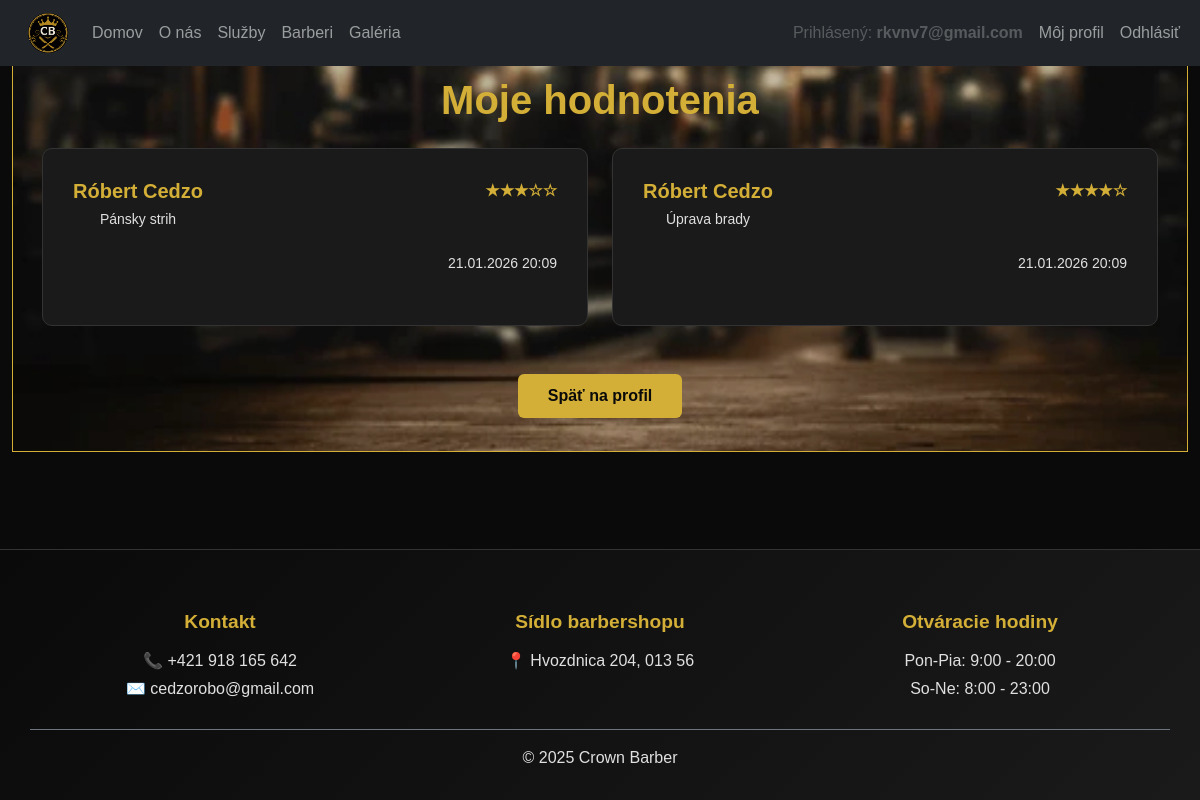
/?c=review (signed in), run on the app's committed database.
### tables this page shows
CREATE TABLE `reviews` (
                           `id` int(11) NOT NULL AUTO_INCREMENT,
                           `user_id` int(11) NOT NULL,
                           `barber_id` int(11) NOT NULL,
                           `reservation_id` int(11) DEFAULT NULL,
                           `rating` int(11) NOT NULL,
                           `created_at` datetime NOT NULL DEFAULT current_timestamp(),
                           PRIMARY KEY (`id`),
                           UNIQUE KEY `unique_reservation_review` (`reservation_id`),
                           KEY `barber_id` (`barber_id`),
                           KEY `user_id` (`user_id`),
                           KEY `reservation_id` (`reservation_id`),
                           CONSTRAINT `reviews_ibfk_2` FOREIGN KEY (`barber_id`) REFERENCES `barbers` (`id`) ON DELETE CASCADE,
                           CONSTRAINT `reviews_ibfk_3` FOREIGN KEY (`user_id`) REFERENCES `users` (`id`) ON DELETE CASCADE,
                           CONSTRAINT `reviews_ibfk_4` FOREIGN KEY (`reservation_id`) REFERENCES `reservations` (`id`) ON DELETE SET NULL
);

CREATE TABLE `users` (
                         `id` int(11) NOT NULL AUTO_INCREMENT,
                         `fullname` varchar(100) NOT NULL,
                         `email` varchar(200) NOT NULL,
                         `password` varchar(255) NOT NULL,
                         `phone` varchar(13) DEFAULT NULL,
                         `permissions` int(1) NOT NULL,
                         `created_at` datetime NOT NULL DEFAULT current_timestamp(),
                         `last_login` datetime DEFAULT NULL,
                         PRIMARY KEY (`id`)
);

CREATE TABLE `services` (
                            `id` int(11) NOT NULL AUTO_INCREMENT,
                            `title` varchar(100) NOT NULL,
                            `price` int(11) NOT NULL,
                            `duration` int(11) NOT NULL,
                            `description` varchar(500) DEFAULT NULL,
                            PRIMARY KEY (`id`)
);

### Framework/Http/Responses/Response.php (called while the page is built, shortened)
<?php
abstract class Response
{
    public function send(): void
    {
        $this->generate();
    }
}

### public/index.php (called while the page is built, shortened)
<?php
require __DIR__ . '/../Framework/ClassLoader.php';
try {
    $app = new App();
    $app->run();
} catch (Exception $e) {
    die('An error occurred: ' . $e->getMessage());
}

### Framework/ClassLoader.php (called while the page is built, shortened)
<?php
class ClassLoader
{
    public static function Boot(): void
    {
        spl_autoload_register(function ($class_name) {
            $baseDir = realpath(dirname(__DIR__));
            $relativePath = str_replace('\\', DIRECTORY_SEPARATOR, ltrim($class_name, '\\')) . '.php';
            $file = $baseDir . DIRECTORY_SEPARATOR . $relativePath;
        });
    }
}

### Framework/Core/BaseController.php (called while the page is built, shortened)
<?php
abstract class BaseController
{
    public function setApp(App $app): void
    {
        $this->app = $app;
    }
}

### Framework/Auth/SessionAuthenticator.php (called while the page is built, shortened)
<?php
abstract class SessionAuthenticator implements IAuthenticator
{
    private Session $session;
    public function __construct(App $app)
    {
        $this->app = $app;
        $this->session = $this->app->getSession();
    }
    public function getUser(): AppUser
    {
        $identity = $this->session->get(Configuration::IDENTITY_SESSION_KEY);
        return new AppUser($identity);
    }
}

### Framework/Http/Session.php (called while the page is built, shortened)
<?php
class Session
{
    private ?array $sessionData = null;
    public function __construct()
    {
        $this->sessionData = &$_SESSION;
    }
    public function get(string $key, mixed $default = null): mixed
    {
        return $this->sessionData[$key] ?? $default;
    }
}

### Framework/Auth/AppUser.php (called while the page is built, shortened)
<?php
class AppUser
{
    private ?IIdentity $identity;
    public function __construct(?IIdentity $identity = null)
    {
        $this->identity = $identity;
    }
    public function getIdentity(): ?IIdentity
    {
        return $this->identity;
    }
}

### App/Controllers/ReviewController.php (called while the page is built, shortened)
<?php
class ReviewController extends BaseController
{
    public function index(Request $request): Response
    {
        $identity = $this->app->getAuthenticator()->getUser()->getIdentity();
        $user = $identity;
        $reviews = Review::getAll(
            'user_id = ?',
            [$user->getId()],
            'created_at DESC'
        );
        return $this->html([
            'reviews' => $reviews
        ], 'index');
    }
}

### App/Models/User.php (called while the page is built, shortened)
<?php
class User extends Model implements IIdentity
{
    protected int $id;
    public function getId(): int
    {
        return $this->id;
    }
}

### Framework/Core/Model.php (called while the page is built, shortened)
<?php
abstract class Model implements \JsonSerializable
{
    protected static array $columnsMap = [];
    private static array $dbColumns = [];
    private static array $modelProperties = [];
    private static IDbConvention $dbConventions;
    protected static function getTableName(): string
    {
        return self::getConventions()->getTableName(get_called_class());
    }
    protected static function getColumnsMap(): array
    {
        return static::$columnsMap ?? [];
    }
    public static function getAll(
        ?string $whereClause = null,
        array   $whereParams = [],
        ?string $orderBy = null,
        ?int    $limit = null,
        ?int    $offset = null
    ): array
    {
        try {
            $sql = "SELECT " . static::getDBColumnNamesList() . " FROM `" . static::getTableName() . "`";
            if ($whereClause != null) {
                $sql .= " WHERE $whereClause";
            }
            if ($orderBy !== null) {
                $sql .= " ORDER BY $orderBy";
            }
            $stmt = Connection::getInstance()->prepare($sql);
            $stmt->execute($whereParams);
            $models = $stmt->fetchAll(PDO::FETCH_CLASS | PDO::FETCH_PROPS_LATE, static::class);
            return $models;
        } catch (PDOException $exception) {
            throw new Exception('Query failed: ' . $exception->getMessage(), 0, $exception);
        }
    }
    private static function getDbColumns(): array
    {
        if (isset(self::$dbColumns[static::class])) {
            return self::$dbColumns[static::class];
        }
        try {
            $sql = "DESCRIBE " . static::getTableName();
            $stmt = Connection::getInstance()->prepare($sql);
            $stmt->execute([]);
            self::$dbColumns[static::class] = array_column($stmt->fetchAll(), 'Field');
            return self::$dbColumns[static::class];
        } catch (PDOException $exception) {
            throw new Exception('Query failed: ' . $exception->getMessage(), 0, $exception);
        }
    }
    private static function getModelProperties(): array
    {
        if (isset(self::$modelProperties[static::class])) {
            return self::$modelProperties[static::class];
        }
        $reflection = new \ReflectionClass(static::class);
        $properties = [];
        foreach ($reflection->getProperties() as $property) {
            $propertyName = $property->getName();
            if ($property->isStatic()) {
                continue;
            }
            $properties[$propertyName] = true;
        }
        self::$modelProperties[static::class] = $properties;
        return $properties;
    }
    private static function getDBColumnNamesList(): string
    {
        $dbColumns = [];
        foreach (static::getDbColumns() as $columnName) {
            $propertyName = static::toPropertyName($columnName);
            if ($propertyName != $columnName) {
                $dbColumns[] = "`$columnName` AS {$propertyName}";
            } else {
                $dbColumns[] = $columnName;
            }
        }
        return implode(', ', $dbColumns);
    }
    private static function toPropertyName(string $columnName): string
    {
        $customMapping = static::getColumnsMap();
        if (isset($customMapping[$columnName])) {
            return $customMapping[$columnName];
        } else {
            return static::getConventions()->toPropertyName($columnName);
        }
    }
    private static function getConventions(): IDbConvention
    {
        if (!isset(static::$dbConventions)) {
            static::$dbConventions = new (Configuration::DB_CONVENTIONS_CLASS)();
        }
        return static::$dbConventions;
    }
}

### Framework/Support/Inflect.php (called while the page is built, shortened)
<?php
class Inflect
{
    public static $plural = array(
        '/(quiz)$/i' => "$1zes",
        '/^(ox)$/i' => "$1en",
        '/([m|l])ouse$/i' => "$1ice",
        '/(matr|vert|ind)ix|ex$/i' => "$1ices",
        '/(x|ch|ss|sh)$/i' => "$1es",
        '/([^aeiouy]|qu)y$/i' => "$1ies",
        '/(hive)$/i' => "$1s",
        '/(?:([^f])fe|([lr])f)$/i' => "$1$2ves",
        '/(shea|lea|loa|thie)f$/i' => "$1ves",
        '/sis$/i' => "ses",
        '/([ti])um$/i' => "$1a",
        '/(tomat|potat|ech|her|vet)o$/i' => "$1oes",
        '/(bu)s$/i' => "$1ses",
        '/(alias)$/i' => "$1es",
        '/(octop)us$/i' => "$1i",
        '/(ax|test)is$/i' => "$1es",
        '/(us)$/i' => "$1es",
        '/s$/i' => "s",
        '/$/' => "s"
    );
    public static $irregular = array(
        'move' => 'moves',
        'foot' => 'feet',
        'goose' => 'geese',
        'sex' => 'sexes',
        'child' => 'children',
        'man' => 'men',
        'tooth' => 'teeth',
        'person' => 'people',
        'valve' => 'valves'
    );
    public static function pluralize($string)
    {
        foreach (self::$irregular as $pattern => $result) {
            $pattern = '/' . $pattern . '$/i';
        }
        foreach (self::$plural as $pattern => $result) {
            if (preg_match($pattern, $string)) {
                return preg_replace($pattern, $result, $string);
            }
        }
        return $string;
    }
}

### Framework/DB/DefaultConventions.php (called while the page is built, shortened)
<?php
class DefaultConventions implements IDbConvention
{
    public function getTableName(string $className): string
    {
        $arr = explode("\\", $className);
        return Inflect::pluralize(strtolower(end($arr)));
    }
    public function toPropertyName(string $columnName): string
    {
        return $columnName;
    }
}

### Framework/DB/Connection.php (called while the page is built, shortened)
<?php
class Connection
{
    private static ?Connection $instance = null;
    private PDO $db;
    public function __construct(PDO $db)
    {
        $this->db = $db;
    }
    public static function getInstance(): Connection
    {
        try {
            if (self::$instance == null) {
                $db = new PDO(
                    'mysql:dbname=' . Configuration::DB_NAME . ';host=' . Configuration::DB_HOST,
                    Configuration::DB_USER,
                    Configuration::DB_PASS
                );
                $db->setAttribute(PDO::ATTR_ERRMODE, PDO::ERRMODE_EXCEPTION);
                $db->setAttribute(PDO::ATTR_EMULATE_PREPARES, true);
                self::$instance = new self($db);
            }
            return self::$instance;
        } catch (PDOException $e) {
            throw new Exception('Connection failed: ' . $e->getMessage());
        }
    }
    public function prepare(string $sql): DebugStatement
    {
        try {
            return new DebugStatement($this->db->prepare($sql));
        } catch (PDOException $e) {
            throw new Exception('Prepare failed: ' . $e->getMessage());
        }
    }
}

### Framework/DB/DebugStatement.php (called while the page is built, shortened)
<?php
class DebugStatement
{
    private PDOStatementAlias $stmt;
    public function __construct($stmt)
    {
        $this->stmt = $stmt;
    }
    public function execute(?array $params = null): bool
    {
        $result = $this->stmt->execute($params);
        $this->stmt->debugDumpParams();
        return $result;
    }
    public function __call(string $name, array $arguments): mixed
    {
        return $this->stmt->{$name}(...$arguments);
    }
}

### Framework/Support/LinkGenerator.php (called while the page is built, shortened)
<?php
class LinkGenerator
{
    private Request $request;
    public function __construct(Request $request, Router $router)
    {
        $this->request = $request;
    }
    public function url(
        string|array $destination,
        array $parameters = [],
        bool $absolute = false,
        bool $appendParameters = false
    ): string {
        list($controller, $action) = explode(".", $destination);
        $args = $appendParameters ? $this->request->get() : [];
        $args = ["c" => lcfirst($controller), "a" => $action != "index" ? $action : null] + $parameters + $args;
        $basePath = $absolute ? $this->request->getBaseUrl() : "";
        return $basePath . "?" . http_build_query($args);
    }
}

### App/Views/Review/index.view.php (the view, shortened to what this page needs)
<section class="cb-hero-section">
    <div class="container">
        <h1 class="cb-gold-text text-center mb-4">Moje hodnotenia</h1>
        <?php if (empty($reviews)) : ?>
            <div class="text-center py-5">
                <p class="cb-text-muted">Zatiaľ ste neuviedli žiadne hodnotenia.</p>
                <a href="<?= $link->url('auth.index') ?>" class="btn cb-btn-gold mt-3">
                    Späť na profil
                </a>
            </div>
        <?php else : ?>
            <div class="row">
                <?php foreach ($reviews as $review) :
                    $barber = $review->getBarber();
                    $reservation = $review->getReservation();
                    ?>
                    <div class="col-md-6 mb-4">
                        <div class="cb-dark-card h-100">
                            <div class="d-flex justify-content-between align-items-start mb-3">
                                <div>
                                    <h5 class="cb-gold-text mb-1">
                                        <?= htmlspecialchars($barber ? $barber->getName() : 'Neznámy barber') ?>
                                    </h5>
                                    <?php if ($reservation && $service = $reservation->getService()) : ?>
                                        <p class="mb-1 cb-text-muted">
                                            <small><?= htmlspecialchars($service->getTitle()) ?></small>
                                        </p>
                                    <?php endif; ?>
                                </div>
                                <div class="cb-gold-text">
                                    <?= $review->getStarRating() ?>
                                </div>
                            </div>
                            <div class="text-end">
                                <small class="cb-text-muted">
                                    <?= $review->getFormattedCreatedAt() ?>
                                </small>
                            </div>
                        </div>
                    </div>
                <?php endforeach; ?>
            </div>
            <div class="text-center mt-4">
                <a href="<?= $link->url('auth.index') ?>" class="btn cb-btn-gold">
                    Späť na profil
                </a>
            </div>
        <?php endif; ?>
    </div>
</section>

### data on the page
reviews: users.fullname "Róbert Cedzo", services.title "Pánsky strih", rating "★★★☆☆", created_at "21.01.2026 20:09"
reviews: users.fullname "Róbert Cedzo", services.title "Úprava brady", rating "★★★★☆", created_at "21.01.2026 20:09"

### other printed values
$user->getEmail() "rkvnv7@gmail.com"
